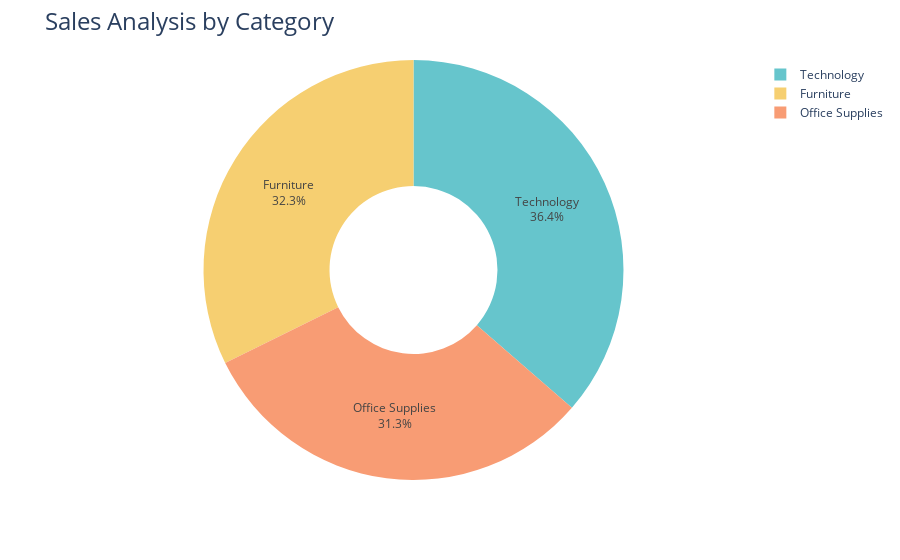

Notebook code for this chart:
### Code cell
fig = px.pie(sales_by_category,
             values = 'Sales',
             names = 'Category',
             hole = 0.4,
             color_discrete_sequence = px.colors.qualitative.Pastel)
fig.update_traces(textposition ='inside',textinfo = 'percent+label')
fig.update_layout(title_text = 'Sales Analysis by Category', title_font = dict(size = 24))

fig.show()

### Figure 1 — Plotly figure (JSON) as saved in the notebook; plotly's stock layout.template omitted (floating-point values rounded to 4 significant figures)
{"data": [{"domain": {"x": [0, 1], "y": [0, 1]}, "hole": 0.4, "hovertemplate": "Category=%{label}<br>Sales=%{value}<extra></extra>", "labels": ["Furniture", "Office Supplies", "Technology"], "legendgroup": "", "name": "", "showlegend": true, "textinfo": "percent+label", "textposition": "inside", "type": "pie", "values": [742000.0, 719000.0, 836200.0]}], "layout": {"legend": {"tracegroupgap": 0}, "margin": {"t": 60}, "piecolorway": ["rgb(102, 197, 204)", "rgb(246, 207, 113)", "rgb(248, 156, 116)", "rgb(220, 176, 242)", "rgb(135, 197, 95)", "rgb(158, 185, 243)", "rgb(254, 136, 177)", "rgb(201, 219, 116)", "rgb(139, 224, 164)", "rgb(180, 151, 231)", "rgb(179, 179, 179)"], "title": {"font": {"size": 24}, "text": "Sales Analysis by Category"}}}
